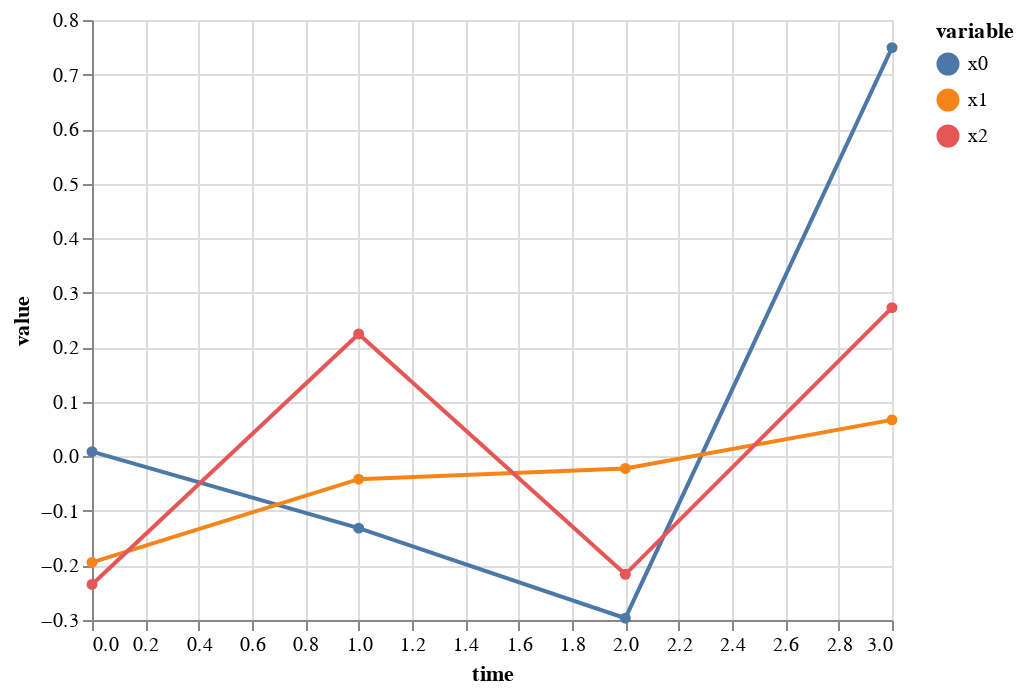

The notebook cell saved with this chart:
### Code cell
alt.Chart(fd_df).mark_line(point=True).encode(
    x = "time",
    y = "value",
    color = "variable"
)

### Figure 1 — Vega-Lite specification as saved in the notebook (floating-point values rounded to 4 significant figures)
{"config": {"view": {"continuousWidth": 400, "continuousHeight": 300}}, "data": {"name": "data-935ed05c9f20151f27d0d69aec20979d"}, "mark": {"type": "line", "point": true}, "encoding": {"color": {"field": "variable", "type": "nominal"}, "x": {"field": "time", "type": "quantitative"}, "y": {"field": "value", "type": "quantitative"}}, "$schema": "https://vega.github.io/schema/vega-lite/v4.17.0.json", "datasets": {"data-935ed05c9f20151f27d0d69aec20979d": [{"time": 0.0, "variable": "x0", "value": 0.008676}, {"time": 1.0, "variable": "x0", "value": -0.1316}, {"time": 2.0, "variable": "x0", "value": -0.2967}, {"time": 3.0, "variable": "x0", "value": 0.7494}, {"time": 0.0, "variable": "x1", "value": -0.1945}, {"time": 1.0, "variable": "x1", "value": -0.04188}, {"time": 2.0, "variable": "x1", "value": -0.02223}, {"time": 3.0, "variable": "x1", "value": 0.06692}, {"time": 0.0, "variable": "x2", "value": -0.2348}, {"time": 1.0, "variable": "x2", "value": 0.2245}, {"time": 2.0, "variable": "x2", "value": -0.2163}, {"time": 3.0, "variable": "x2", "value": 0.2727}]}}
